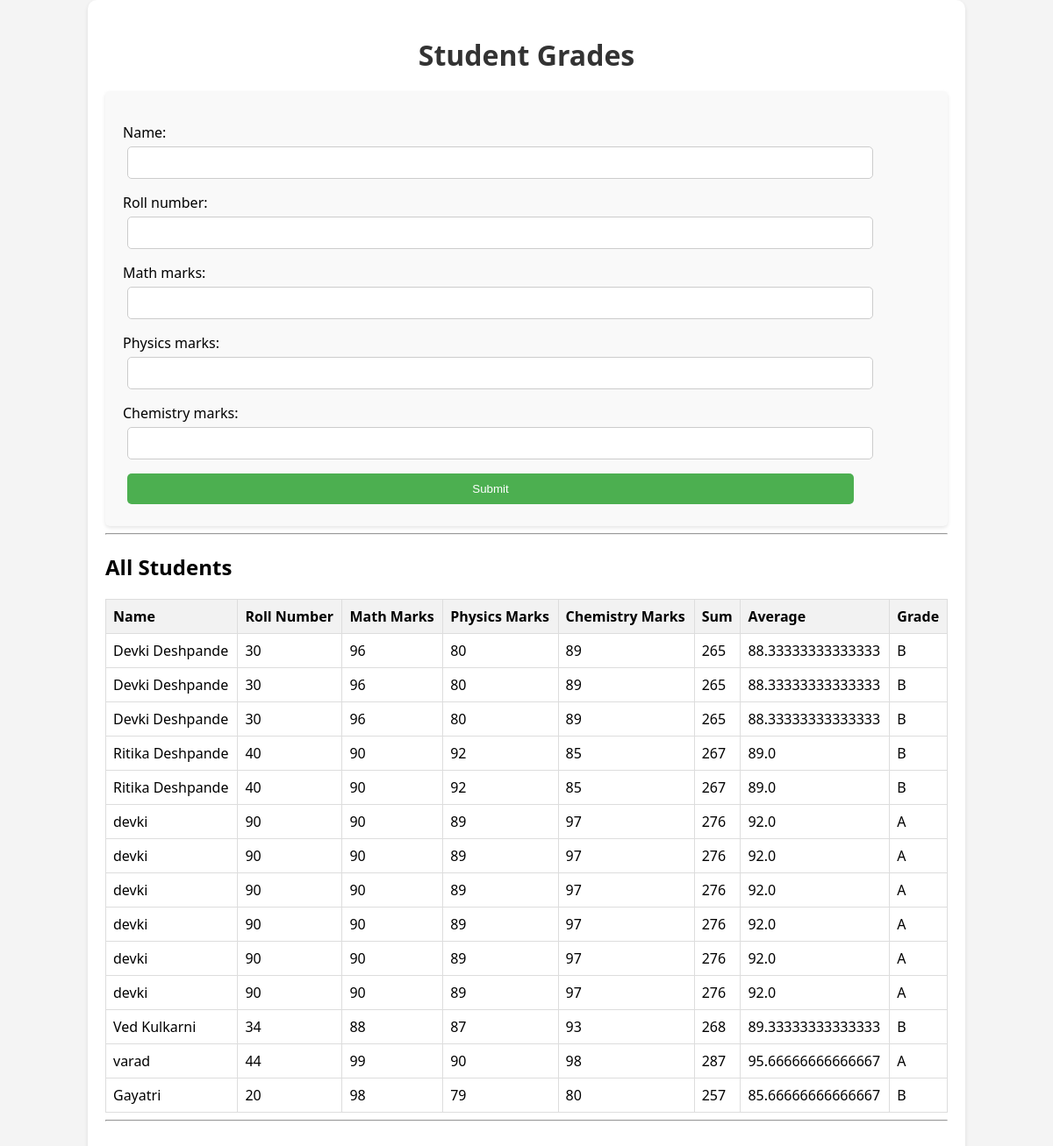
The page / on the database its author committed.
### grades/models.py (models this page shows, shortened)
class Student(models.Model):
    name = models.CharField(max_length=100)
    roll_number = models.CharField(max_length=20)
    math_marks = models.IntegerField()
    physics_marks = models.IntegerField()
    chemistry_marks = models.IntegerField()

### grades/views.py (the view)
# urls.py: 2. Add a URL to urlpatterns:  path('', views.home, name='home')
def home(request):
    if request.method == 'POST':
        form = StudentForm(request.POST)
        if form.is_valid():
            student = form.save()
            save_to_google_spreadsheet(student)
    else:
        form = StudentForm()
    students = Student.objects.all()
    for student in students:
        student.sum_marks = student.math_marks + student.physics_marks + student.chemistry_marks
        student.avg_marks = student.sum_marks / 3
        student.grade = get_grade(student.avg_marks)
    context = {'form': form, 'students': students}
    return render(request, 'grades/home.html', context)

### grades/forms.py
class StudentForm(forms.ModelForm):
    class Meta:
        model = Student
        fields = ['name', 'roll_number', 'math_marks', 'physics_marks', 'chemistry_marks']

### grades/views.py (called while the page is built)
def get_grade(avg_marks):
    if avg_marks >= 90:
        return 'A'
    elif avg_marks >= 80:
        return 'B'
    elif avg_marks >= 70:
        return 'C'
    elif avg_marks >= 60:
        return 'D'
    else:
        return 'F'

### grades/templates/grades/home.html (shortened to what this page needs)
<!DOCTYPE html>
<html>
<head>
</head>
<body>
    <div class="container">
        <h1>Student Grades</h1>
        <form method="post">
            {{ form.as_p }}
            <button type="submit">Submit</button>
        </form>
        <hr>
        <h2>All Students</h2>
        <table>
            <thead>
                <tr>
                    <th>Name</th>
                    <th>Roll Number</th>
                    <th>Math Marks</th>
                    <th>Physics Marks</th>
                    <th>Chemistry Marks</th>
                    <th>Sum</th>
                    <th>Average</th>
                    <th>Grade</th>
                </tr>
            </thead>
            <tbody>
                {% for student in students %}
                <tr>
                    <td>{{ student.name }}</td>
                    <td>{{ student.roll_number }}</td>
                    <td>{{ student.math_marks }}</td>
                    <td>{{ student.physics_marks }}</td>
                    <td>{{ student.chemistry_marks }}</td>
                    <td>{{ student.sum_marks }}</td>
                    <td>{{ student.avg_marks }}</td>
                    <td>{{ student.grade }}</td>
                </tr>
                {% endfor %}
            </tbody>
        </table>
        <hr>
        <br><br><br><br>
    </div>
</body>
</html>

### grades/templates/grades/home.html (style rules this page uses)
body { font-family: 'Segoe UI', Tahoma, Geneva, Verdana, sans-serif; background-color: #f4f4f4; margin: 0; padding: 0; }
.container { width: 80%; margin: auto; padding: 20px; background-color: #fff; border-radius: 10px; box-shadow: 0 2px 4px rgba(0, 0, 0, 0.1); }
h1 { color: #333; text-align: center; margin-bottom: 20px; }
form { background-color: #f9f9f9; padding: 20px; border-radius: 5px; box-shadow: 0 2px 4px rgba(0, 0, 0, 0.1); }
form input[type="text"], form input[type="number"], form button { display: block; width: 90%; padding: 10px; margin: 5px; border-radius: 5px; border: 1px solid #ccc; }
form button { background-color: #4CAF50; color: white; border: none; cursor: pointer; }
table { width: 100%; border-collapse: collapse; margin-top: 20px; }
th, td { border: 1px solid #ddd; padding: 8px; text-align: left; }
th { background-color: #f2f2f2; }

### rows shown on the page
Student: name "Devki Deshpande", roll_number "30", math_marks "96", physics_marks "80", chemistry_marks "89", sum_marks "265", avg_marks "88.33333333333333", grade "B"
Student: name "Devki Deshpande", roll_number "30", math_marks "96", physics_marks "80", chemistry_marks "89", sum_marks "265", avg_marks "88.33333333333333", grade "B"
Student: name "Devki Deshpande", roll_number "30", math_marks "96", physics_marks "80", chemistry_marks "89", sum_marks "265", avg_marks "88.33333333333333", grade "B"
Student: name "Ritika Deshpande", roll_number "40", math_marks "90", physics_marks "92", chemistry_marks "85", sum_marks "267", avg_marks "89.0", grade "B"
Student: name "Ritika Deshpande", roll_number "40", math_marks "90", physics_marks "92", chemistry_marks "85", sum_marks "267", avg_marks "89.0", grade "B"
Student: name "devki", roll_number "90", math_marks "90", physics_marks "89", chemistry_marks "97", sum_marks "276", avg_marks "92.0", grade "A"
Student: name "devki", roll_number "90", math_marks "90", physics_marks "89", chemistry_marks "97", sum_marks "276", avg_marks "92.0", grade "A"
Student: name "devki", roll_number "90", math_marks "90", physics_marks "89", chemistry_marks "97", sum_marks "276", avg_marks "92.0", grade "A"
Student: name "devki", roll_number "90", math_marks "90", physics_marks "89", chemistry_marks "97", sum_marks "276", avg_marks "92.0", grade "A"
Student: name "devki", roll_number "90", math_marks "90", physics_marks "89", chemistry_marks "97", sum_marks "276", avg_marks "92.0", grade "A"
Student: name "devki", roll_number "90", math_marks "90", physics_marks "89", chemistry_marks "97", sum_marks "276", avg_marks "92.0", grade "A"
Student: name "Ved Kulkarni", roll_number "34", math_marks "88", physics_marks "87", chemistry_marks "93", sum_marks "268", avg_marks "89.33333333333333", grade "B"
Student: name "varad", roll_number "44", math_marks "99", physics_marks "90", chemistry_marks "98", sum_marks "287", avg_marks "95.66666666666667", grade "A"
Student: name "Gayatri", roll_number "20", math_marks "98", physics_marks "79", chemistry_marks "80", sum_marks "257", avg_marks "85.66666666666667", grade "B"
